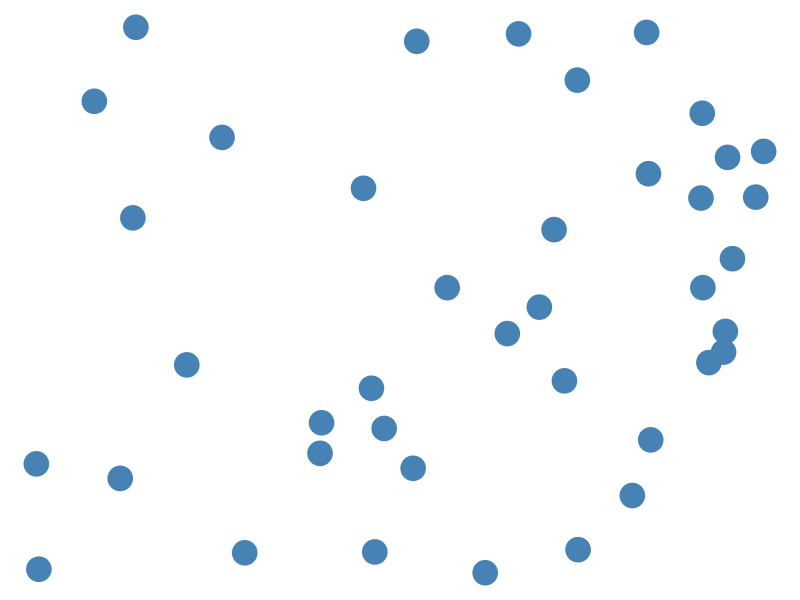
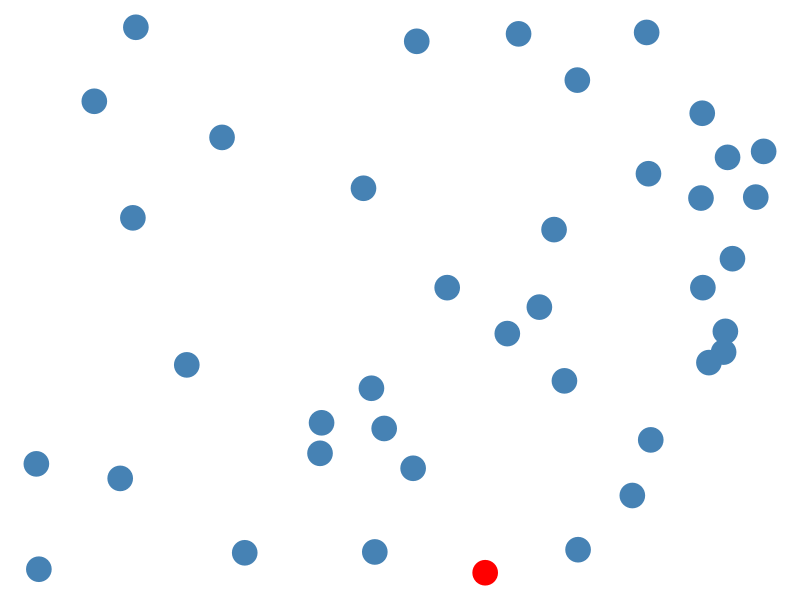
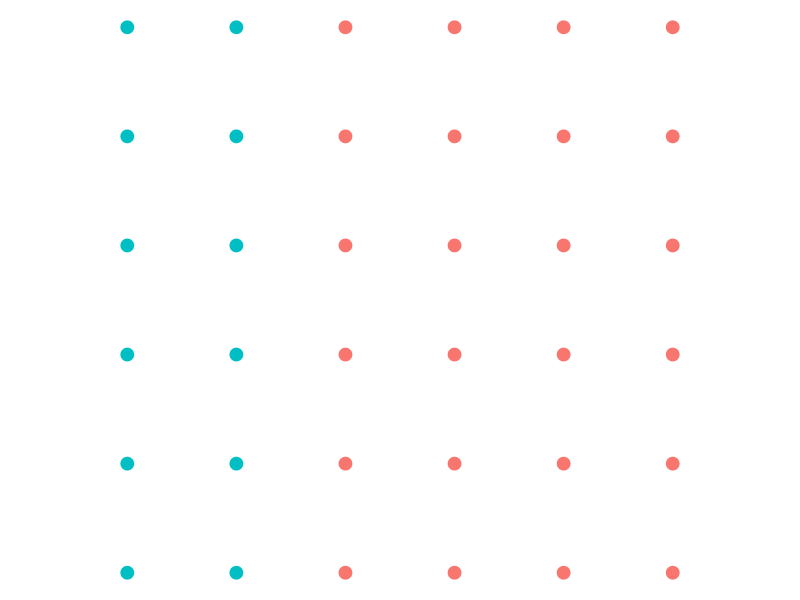
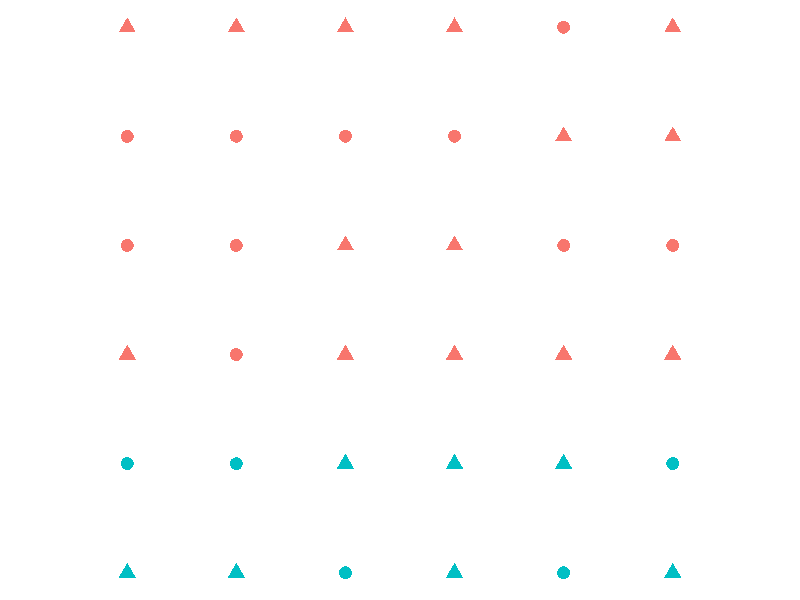
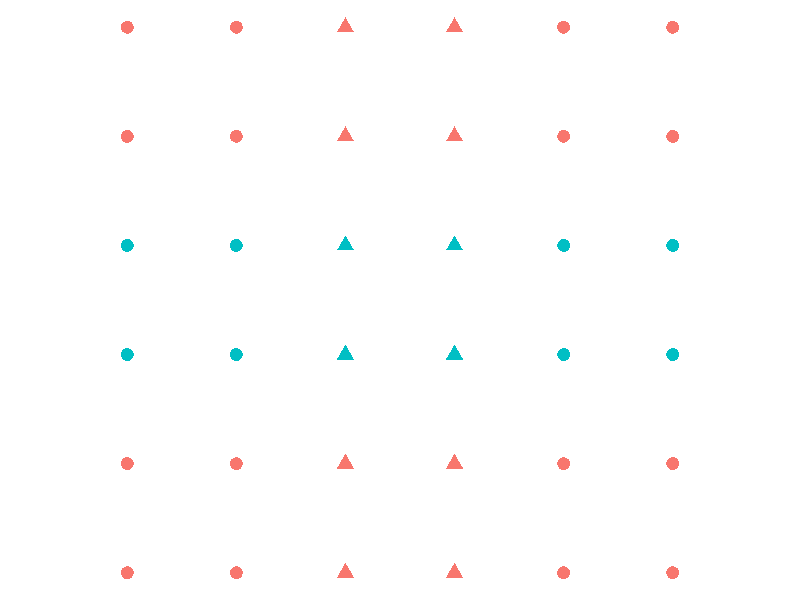
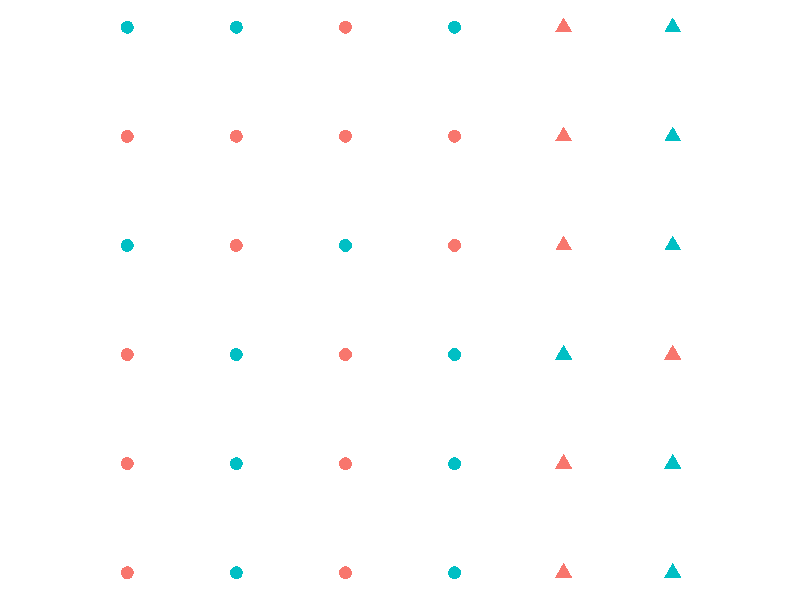
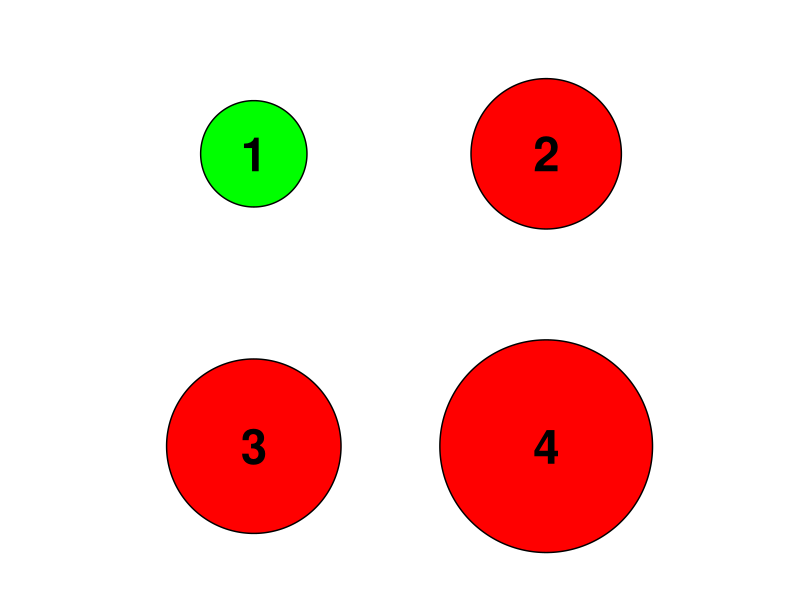
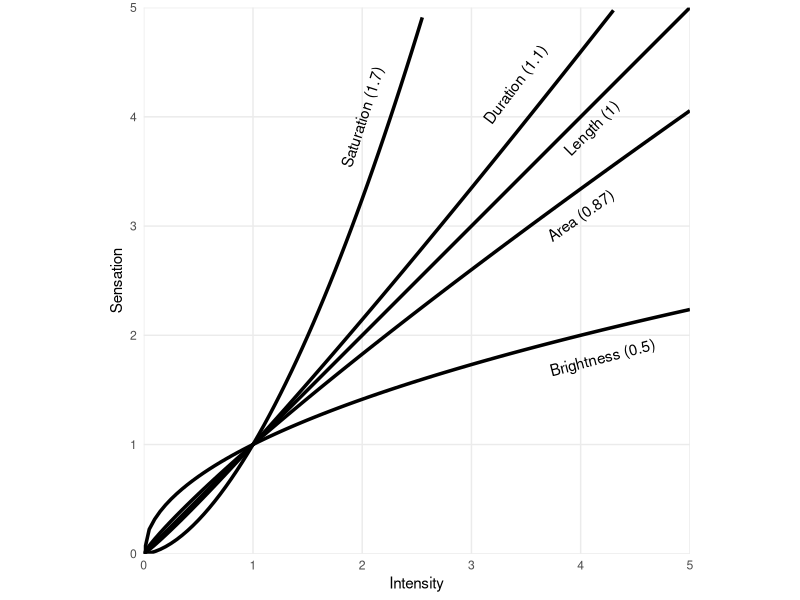

Write R code to recreate these figures, in order.
## ---- chunk 1
library(patchwork)
library(tidyverse)
## ---- chunk 2
#| label: fig-red_dot
#| layout-ncol: 2
set.seed(42)
points = 40
coords <- data.frame(x = runif(n = points, min = 0, max = 1),
                     y = runif(n = points, min = 0, max = 1),
                     color = c(rep(F,times = points - 1),T))
no_red <- coords |> ggplot(aes(x, y)) +
    geom_point(size = 8, show.legend = F, color = "steelblue") +
    theme_void() +
    coord_cartesian(clip = "off") 
with_red <- coords |> ggplot(aes(x, y, color = color)) +
    geom_point(size = 8, show.legend = F) +
    theme_void() +
    coord_cartesian(clip = "off") +
    scale_color_manual(values = c("steelblue","red"))
no_red
with_red
## ---- chunk 3
color_points <- complete(tibble(x = 1:6, y = 1:6), x, y) %>%
  mutate(color = ifelse(x >= 1 & x <=2, T,F)) %>%
  ggplot(aes(x,y, color = color)) + 
  geom_point(size = 4, show.legend = F) +
  xlim(c(1,6)) +
  ylim(c(1,6)) +
  coord_fixed(ratio = 1, expand = T, clip = "off") +
  theme_void()
color_shape_points <- complete(tibble(x = 1:6, y = 1:6), x, y) %>%
  mutate(color = ifelse(y > 2 & y < 5, T,F)) %>%
  mutate(shape = ifelse(x > 2 & x < 5, T,F)) %>%
  ggplot(aes(x,y, color = color, shape = shape)) + 
  geom_point(size = 4, show.legend = F) +
  xlim(c(1,6)) +
  ylim(c(1,6)) +
  coord_fixed(ratio = 1, expand = T, clip = "off") +
  theme_void()
color_mix_shape_points <-complete(tibble(x = 1:6, y = 1:6), x, y) %>%
  mutate(color = ifelse(y <= 2, T,F)) %>%
  mutate(shape = ifelse(sample(0:1,size = nrow(.),replace = TRUE), T,F)) %>%
  ggplot(aes(x,y, color = color, shape = shape)) + 
  geom_point(size = 4, show.legend = F) +
  xlim(c(1,6)) +
  ylim(c(1,6)) +
  coord_fixed(ratio = 1, expand = T, clip = "off") +
  theme_void()
mix_color_shape_points <- complete(tibble(x = 1:6, y = 1:6), x, y) %>%
  mutate(shape = ifelse(x >= 5, T,F)) %>%
  mutate(color = ifelse(sample(0:1,size = nrow(.),replace = TRUE), T,F)) %>%
  ggplot(aes(x,y, color = color, shape = shape)) + 
  geom_point(size = 4, show.legend = F) +
  xlim(c(1,6)) +
  ylim(c(1,6)) +
  coord_fixed(ratio = 1, expand = T, clip = "off") +
  theme_void()
## ---- chunk 4
#| label: fig-feature-hierarchy
#| fig-cap: "Examples for Feature Hierarchy"
#| fig-subcap: 
#|   - ""
#|   - ""
#|   - ""
#|   - ""
#| layout-ncol: 2
color_points
color_mix_shape_points
color_shape_points
mix_color_shape_points
## ---- chunk 5
#| label: fig-circle_accuracy
make_a_circle <- function(radius, color, label){
  ggplot() + 
  xlim(c(0,5)) +
  ylim(c(0,5)) +
  coord_fixed(ratio = 1, expand = T) +
  theme_void() +
  ggforce::geom_circle(aes(x0 = 2.5, y0 = 2.5 ,r= radius), fill=color) +
  geom_text(aes(x = 2.5, y = 2.5, label = label), fontface = "bold", color = "black", size = 12)
}  
# Original
circle_1 <- make_a_circle(radius=1, color = "green", label = 1)
# Area
circle_2 <- make_a_circle(radius=1*sqrt(2), color = "red", label = 2)
# Steven's Law
circle_3 <- make_a_circle(radius=1*sqrt(2)^(1/0.7), color = "red", label = 3)
# Radius
circle_4 <- make_a_circle(radius=1*2, color = "red", label = 4)
circle_1 + circle_2 + circle_3 + circle_4
## ---- chunk 6
#| label: fig-stevens_power_law
stevens_function_factory <- function(b) {
    function(x) {
        1 * x ^ b
    }
}
plot_functions <- function(x,y,b,category,angle) {
    list(
    list(geom_function(fun = stevens_function_factory(b), linewidth = 1.2)),
    list(geom_text(aes(x=x,y=y, label = category), angle=angle))
    )
}
stevens_data <- tribble(
  ~category         , ~b  , ~x , ~y , ~angle,
  "Saturation (1.7)", 1.7 , 2.0, 4.0, 72,
  "Length (1)"      , 1.0 , 4.1, 3.9, 45,
  "Area (0.87)"     , 0.87, 4.0, 3.1, 35,
  "Brightness (0.5)", 0.5 , 4.2, 1.8, 14.5,
  "Duration (1.1)"  , 1.1 , 3.4, 4.3, 53
)
ggplot() +
    ylim(0,5) +
    pmap(stevens_data,plot_functions)+
    xlim(0,5) +
    coord_fixed(ratio = 1, expand = F) + 
    theme_minimal() +
    labs(x="Intensity", y = "Sensation") + 
    theme(panel.grid.minor = element_blank())
## ---- chunk 7
#| label: fig-area_comparison
#| code-fold: true
#| echo: true
base <- 100
beta <- 0.87
circle_comparison <- tribble(
  ~id, ~area, 
  1, base,
  2, 4*base,
  3, 9*base,
  4, 16*base,
) %>%
  mutate(x = 1, 
         r = sqrt(area/pi),
         adj_area = base*(area/base)^(1/0.87),
         adj_r = sqrt(adj_area/pi),
         y = r,
         adj_y = adj_r,
         ) %>%
  arrange(desc(area))
custom_colors <- c("Piggy Pink" = "#F7DAE5",
                   "Old Lace" = "#FFF2E1",
                   "Columbia Blue" = "#C3E2E6",
                   "Languid Lavender" = "#D0CCE0")
actual_circles <- circle_comparison %>% 
  ggplot() + 
  ylim(c(0,56)) +
  xlim(c(-28,28)) +
  coord_fixed(ratio = 1, expand = T)+
  theme_void()+
  ggforce::geom_circle(aes(x0 = 0, y0 = y, r= r, fill = id), show.legend = F) +
  geom_label(aes(x=0, y = 2*y-4, label = area)) +
  scale_fill_continuous(type = "viridis")
adjusted_circles <- circle_comparison %>% 
  ggplot() + 
  ylim(c(0,56)) +
  xlim(c(-28,28)) +
  coord_fixed(ratio = 1, expand = T)+
  theme_void()+
  ggforce::geom_circle(aes(x0 = 0, y0 = adj_y, r= adj_r, fill = id), show.legend = F) +
  geom_label(aes(x=0, y = 2*adj_y-4, label = area)) +
  scale_fill_continuous(type = "viridis")
actual_circles + adjusted_circles
# source https://files.eric.ed.gov/fulltext/ED045469.pdf
## ---- chunk 8
#| label: fig-proximity
#| echo: false
group1 <- tibble(x = runif(10, 0, 3)+7,
                 y = runif(10, 0, 3),
                 group = 1)
group2 <- tibble(x = runif(10, 0, 3),
                 y = runif(10, 0, 3)+6,
                 group = 2)
bind_rows(group1, group2) %>%
  ggplot(aes(x,y)) + 
  geom_point(size = 4, color = "steelblue") +
  theme_void() +
  xlim(0,10) +
  ylim(0,10)
## ---- chunk 9
#| label: fig-similarity
#| echo: false
group1 <- tibble(x = runif(10, 0, 10),
                 y = runif(10, 0, 10),
                 group = "1")
group2 <- tibble(x = runif(10, 0, 10),
                 y = runif(10, 0, 10),
                 group = "2")
bind_rows(group1, group2) %>%
  ggplot(aes(x,y, shape = group)) + 
  geom_point(size = 4, show.legend = F, color = "steelblue") +
  theme_void() +
  xlim(0,10) +
  ylim(0,10)
## ---- chunk 10
#| label: fig-enclosure
#| echo: false
set.seed(4249)
tibble(
  x = runif(20, 0, 10),
  y = runif(20, 0, 10)
) %>%
  ggplot(aes(x, y)) +
  ggforce::geom_ellipse((aes(x0 = 6.5, y0 = 7, a = 3, b = 3, angle = 0)), fill = "lightblue", color = "white") +
  geom_point(size = 4, show.legend = F, color = "steelblue") +
  theme_void() +
  xlim(0, 10) +
  ylim(0, 10)
## ---- chunk 11
#| label: fig-closure
#| echo: false
set.seed(228)
tibble(
  x = runif(20, 0, 10),
  y = runif(20, 0, 10)
) %>%
  ggplot() +
  geom_point(aes(x, y),size = 4, show.legend = F, color = "steelblue") +
  geom_text(aes(x = 7, y = 4, label = "(       )"), size = 30, fontface = "plain", color = "red") +
theme_void() +
  xlim(0, 10) +
  ylim(0, 10) 
## ---- chunk 12
#| label: fig-connectivity
#| echo: false
set.seed(1337)
group1 <- tibble(x = runif(15, 0, 10),
                 y = runif(15, 0, 10),
                 group = 1)
group2 <- tibble(x = runif(6, 0, 10),
                 y = runif(6, 0, 10),
                 group = 2)
bind_rows(group1, group2) %>%
  ggplot(aes(x, y)) +
  geom_line(data = group2, aes(group = group), linewidth =1.5, color = "red") +
  geom_point(size = 5, show.legend = F, color = "steelblue") +
  theme_void() +
  xlim(0, 10) +
  ylim(0, 10)
